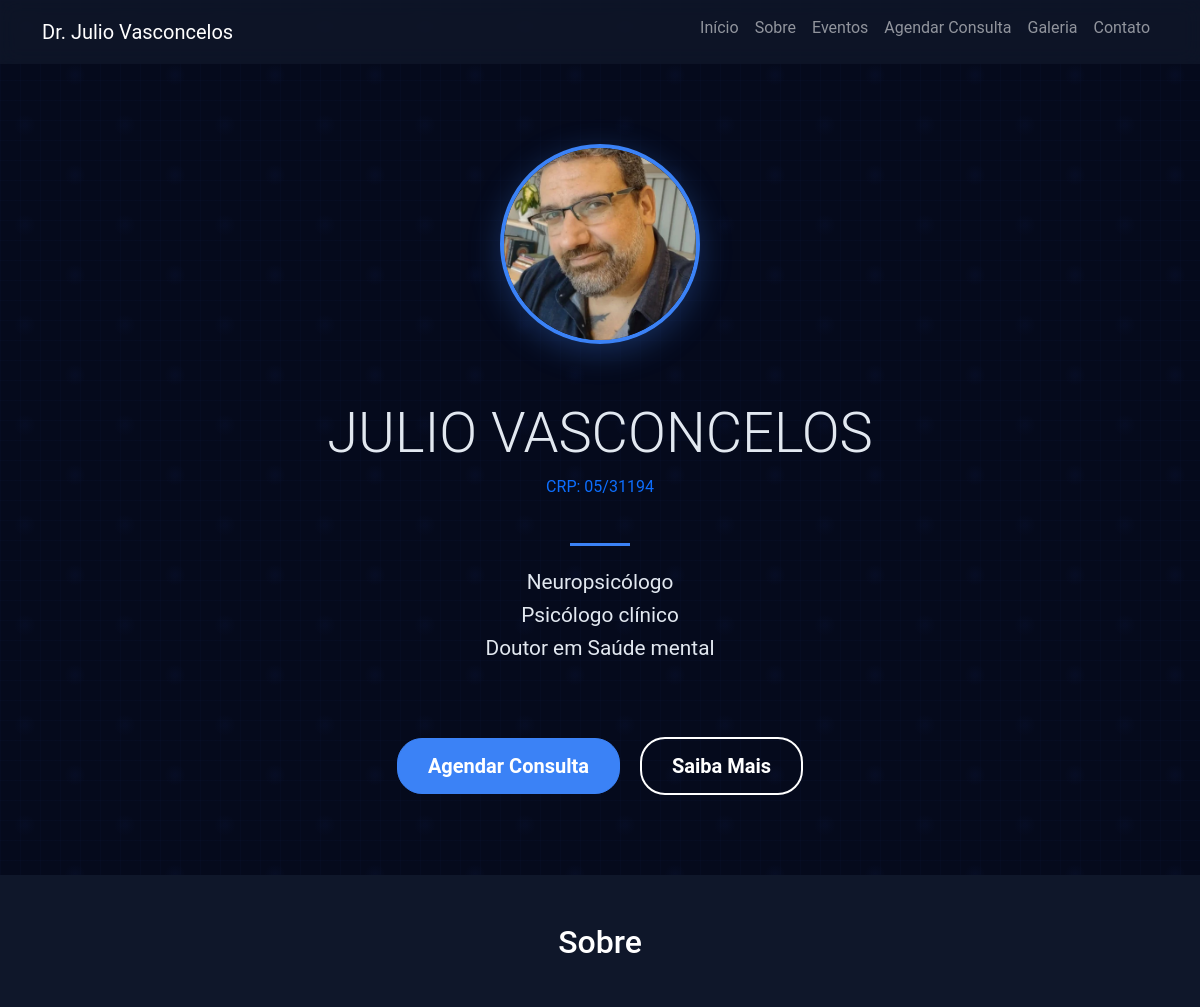
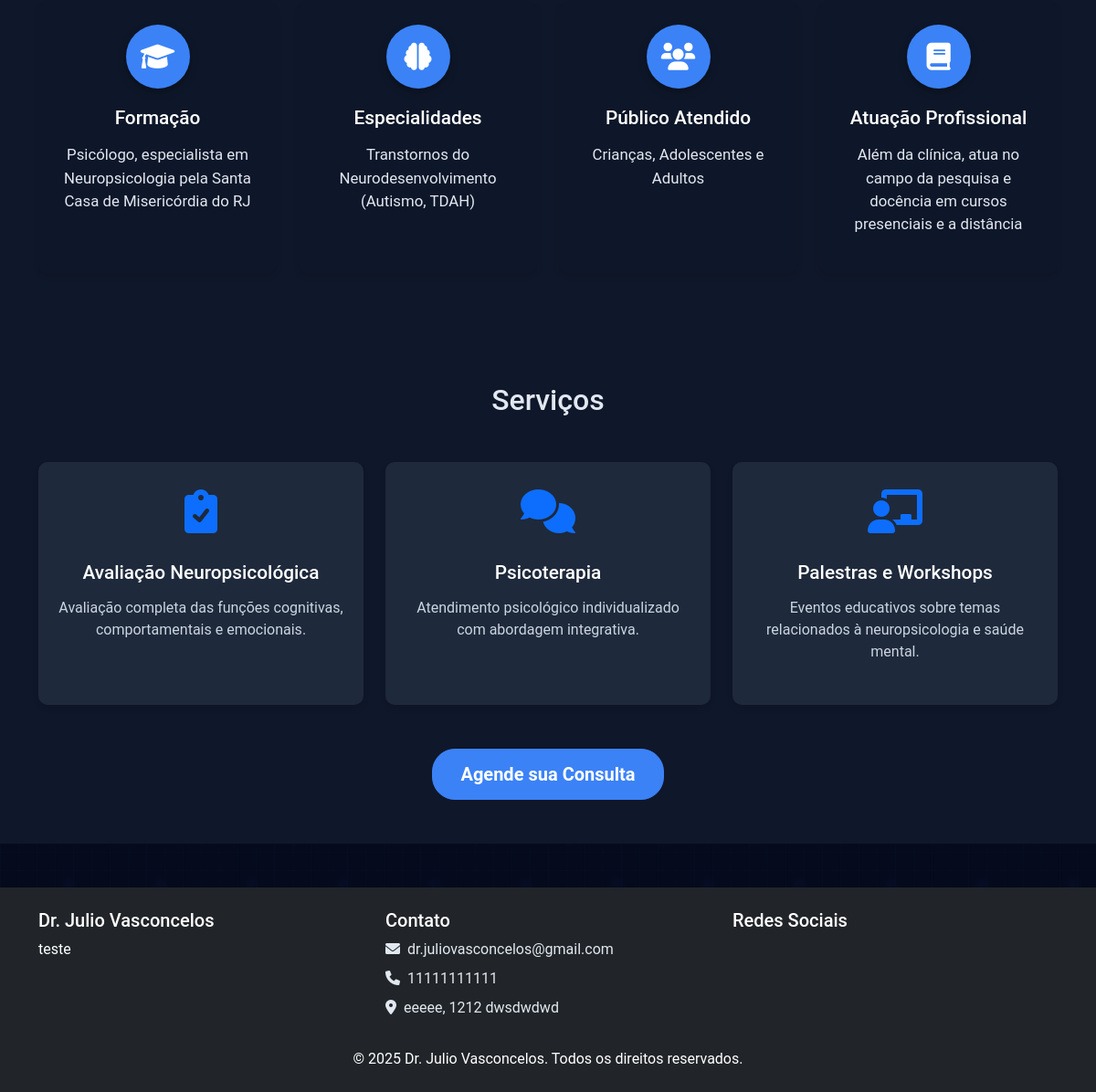
The page / on the database its author committed (2 pictures, top to bottom).
### models.py (models this page shows, shortened)
class Settings(db.Model):
    id = db.Column(db.Integer, primary_key=True)
    site_title = db.Column(db.String(100), default='Dr. Julio Vasconcelos')
    contact_email = db.Column(db.String(100))
    contact_phone = db.Column(db.String(20))
    address = db.Column(db.Text)
    about_text = db.Column(db.Text)
    academic_background = db.Column(db.Text)
    professional_experience = db.Column(db.Text)
    social_facebook = db.Column(db.String(255))
    social_instagram = db.Column(db.String(255))
    social_youtube = db.Column(db.String(255))
    about_image = db.Column(db.String(255))

### routes.py (the view)
@main_bp.route('/')
def index():
    settings = Settings.query.first()
    upcoming_events = Event.get_upcoming_events()[:3]  # Limit to 3 events
    return render_template('index.html', settings=settings, events=upcoming_events)

### models.py (called while the page is built)
    @classmethod
    def get_upcoming_events(cls):
        return cls.query.filter(
            cls.start_date >= datetime.utcnow(),
            cls.is_active == True
        ).order_by(cls.start_date).all()

### routes.py (called while the page is built)
@main_bp.context_processor
def inject_settings():
    settings = Settings.query.first()
    return dict(settings=settings or {}, current_year=datetime.now().year)

### templates/index.html (shortened to what this page needs)
{% extends "base.html" %}
{% block body_class %}dark-theme{% endblock %}
{% block content %}
<section class="hero-dark">
    <div class="container">
        <div class="row justify-content-center text-center">
            <div class="col-md-8">
                <div class="profile-container">
                    {% if settings and settings.about_image %}
                        <img src="{{ url_for('static', filename='uploads/' + settings.about_image) }}" alt="Dr. Julio Vasconcelos" class="profile-image">
                    {% else %}
                        <img src="{{ url_for('static', filename='img/profile.jpg') }}" alt="Dr. Julio Vasconcelos" class="profile-image">
                    {% endif %}
                </div>
                <h1 class="display-4 mt-4">JULIO VASCONCELOS</h1>
                <p class="text-primary">CRP: 05/31194</p>
                <div class="specialties mt-4">
                    <div class="specialty-divider"></div>
                    <h2 class="specialty-title">Neuropsicólogo</h2>
                    <h2 class="specialty-title">Psicólogo clínico</h2>
                    <h2 class="specialty-title">Doutor em Saúde mental</h2>
                </div>
                <div class="mt-5">
                    <a href="{{ url_for('main_bp.appointment') }}" class="btn btn-primary btn-lg me-3">Agendar Consulta</a>
                    <a href="{{ url_for('main_bp.about') }}" class="btn btn-outline-light btn-lg">Saiba Mais</a>
                </div>
            </div>
        </div>
    </div>
</section>
<section class="about-section py-5">
    <div class="container">
        <h2 class="text-center mb-5">Sobre</h2>
        <div class="row">
            <div class="col-md-3 mb-4">
                <div class="info-card">
                    <div class="icon-container">
                        <i class="fas fa-graduation-cap"></i>
                    </div>
                    <h3>Formação</h3>
                    <p>Psicólogo, especialista em Neuropsicologia pela Santa Casa de Misericórdia do RJ</p>
                </div>
            </div>
            <div class="col-md-3 mb-4">
                <div class="info-card">
                    <div class="icon-container">
                        <i class="fas fa-brain"></i>
                    </div>
                    <h3>Especialidades</h3>
                    <p>Transtornos do Neurodesenvolvimento (Autismo, TDAH)</p>
                </div>
            </div>
            <div class="col-md-3 mb-4">
                <div class="info-card">
                    <div class="icon-container">
                        <i class="fas fa-users"></i>
                    </div>
                    <h3>Público Atendido</h3>
                    <p>Crianças, Adolescentes e Adultos</p>
                </div>
            </div>
            <div class="col-md-3 mb-4">
                <div class="info-card">
                    <div class="icon-container">
                        <i class="fas fa-book"></i>
                    </div>
                    <h3>Atuação Profissional</h3>
                    <p>Além da clínica, atua no campo da pesquisa e docência em cursos presenciais e a distância</p>
                </div>
            </div>
        </div>
    </div>
</section>
<section class="services-section py-5">
    <div class="container">
        <h2 class="text-center mb-5">Serviços</h2>
        <div class="row">
            <div class="col-md-4 mb-4">
                <div class="card service-card h-100">
                    <div class="card-body text-center">
                        <i class="fas fa-clipboard-check fa-3x text-primary mb-3"></i>
                        <h3>Avaliação Neuropsicológica</h3>
                        <p>Avaliação completa das funções cognitivas, comportamentais e emocionais.</p>
                    </div>
                </div>
            </div>
            <div class="col-md-4 mb-4">
                <div class="card service-card h-100">
                    <div class="card-body text-center">
                        <i class="fas fa-comments fa-3x text-primary mb-3"></i>
                        <h3>Psicoterapia</h3>
                        <p>Atendimento psicológico individualizado com abordagem integrativa.</p>
                    </div>
                </div>
            </div>
            <div class="col-md-4 mb-4">
                <div class="card service-card h-100">
                    <div class="card-body text-center">
                        <i class="fas fa-chalkboard-teacher fa-3x text-primary mb-3"></i>
                        <h3>Palestras e Workshops</h3>
                        <p>Eventos educativos sobre temas relacionados à neuropsicologia e saúde mental.</p>
                    </div>
                </div>
            </div>
        </div>
        <div class="text-center mt-4">
            <a href="{{ url_for('main_bp.appointment') }}" class="btn btn-primary btn-lg">Agende sua Consulta</a>
        </div>
    </div>
</section>
{% endblock %}

### templates/base.html (shortened to what this page needs)
<!DOCTYPE html>
<html lang="pt-BR">
<head>
    <link href="https://cdn.jsdelivr.net/npm/bootstrap@5.3.0/dist/css/bootstrap.min.css" rel="stylesheet">
    <link rel="stylesheet" href="https://cdnjs.cloudflare.com/ajax/libs/font-awesome/6.0.0/css/all.min.css">
    <link rel="stylesheet" href="{{ url_for('static', filename='css/style.css') }}">
    <link rel="stylesheet" href="{{ url_for('static', filename='css/dark-theme.css') }}">
</head>
<body class="{% block body_class %}{% endblock %}">
    <nav class="navbar navbar-expand-lg navbar-dark">
        <div class="container">
            <a class="navbar-brand" href="{{ url_for('main_bp.index') }}">
                {% if settings %}{{ settings.site_title }}{% else %}Dr. Julio Vasconcelos{% endif %}
            </a>
            <div class="collapse navbar-collapse" id="navbarNav">
                <ul class="navbar-nav ms-auto">
                    <li class="nav-item">
                        <a class="nav-link" href="{{ url_for('main_bp.index') }}">Início</a>
                    </li>
                    <li class="nav-item">
                        <a class="nav-link" href="{{ url_for('main_bp.about') }}">Sobre</a>
                    </li>
                    <li class="nav-item">
                        <a class="nav-link" href="{{ url_for('main_bp.events') }}">Eventos</a>
                    </li>
                    <li class="nav-item">
                        <a class="nav-link" href="{{ url_for('main_bp.appointment') }}">Agendar Consulta</a>
                    </li>
                    <li class="nav-item">
                        <a class="nav-link" href="{{ url_for('main_bp.gallery') }}">Galeria</a>
                    </li>
                    <li class="nav-item">
                        <a class="nav-link" href="{{ url_for('main_bp.contact') }}">Contato</a>
                    </li>
                </ul>
            </div>
        </div>
    </nav>
    <main>
        {% block content %}{% endblock %}
    </main>
    <footer class="bg-dark text-white py-4 mt-5">
        <div class="container">
            <div class="row">
                <div class="col-md-4">
                    <h5>Dr. Julio Vasconcelos</h5>
                    <p>{% if settings %}{{ settings.about_text|truncate(100) }}{% endif %}</p>
                </div>
                <div class="col-md-4">
                    <h5>Contato</h5>
                    <ul class="list-unstyled">
                        {% if settings %}
                            <li><i class="fas fa-envelope me-2"></i>{{ settings.contact_email }}</li>
                            <li><i class="fas fa-phone me-2"></i>{{ settings.contact_phone }}</li>
                            <li><i class="fas fa-map-marker-alt me-2"></i>{{ settings.address }}</li>
                        {% endif %}
                    </ul>
                </div>
                <div class="col-md-4">
                    <h5>Redes Sociais</h5>
                </div>
            </div>
            <div class="row mt-3">
                <div class="col-12 text-center">
                    <p class="mb-0">&copy; {{ current_year }} Dr. Julio Vasconcelos. Todos os direitos reservados.</p>
                </div>
            </div>
        </div>
    </footer>
</body>
</html>

### static/css/style.css (style rules this page uses)
body { font-family: "Roboto", sans-serif; color: #333; background-color: #f8f9fa; }
.card { border: none; border-radius: 10px; box-shadow: 0 4px 6px rgba(0, 0, 0, 0.1); transition: transform 0.3s, box-shadow 0.3s; overflow: hidden; }
.service-card .card-body { padding: 25px; }
.service-card i { transition: transform 0.3s; }
.btn { border-radius: 5px; padding: 8px 20px; transition: all 0.3s; }
.btn-primary { background-color: #0d6efd; border-color: #0d6efd; }
footer { background: linear-gradient(135deg, #343a40, #212529); }

### static/css/dark-theme.css (style rules this page uses)
body.dark-theme { background-color: #050a1c; color: #e2e8f0; background-image: radial-gradient(circle at 25% 25%, rgba(30, 60, 180, 0.05) 1%, transparent 10%), radial-gradient(circle at 75% 75%, rgba(30, 60, 180, 0.05) 1%, transparent 10%), linear-gradient(rgba(20, 30, 80, 0.1) 1px, transparent 1px), linear-gradient(90deg, rgba(20, 30, 80, 0.1) 1px, transparent 1px); background-size: 100px 100px, 100px 100px, 20px 20px, 20px 20px; }
.hero-dark { padding: 80px 0; min-height: 100vh; display: flex; align-items: center; }
.profile-container { position: relative; display: inline-block; margin-bottom: 2rem; }
.profile-image { width: 200px; height: 200px; border-radius: 50%; object-fit: cover; border: 4px solid #3b82f6; box-shadow: 0 8px 32px rgba(59, 130, 246, 0.3); }
.specialties { margin: 2rem 0; position: relative; padding: 20px 0; }
.specialty-divider { width: 60px; height: 3px; background: #3b82f6; margin: 0 auto 1.5rem; position: relative; left: auto; top: auto; bottom: auto; transform: none; }
.specialty-title { font-size: 1.3rem; color: #e2e8f0; margin-bottom: 0.5rem; font-weight: 400; }
.info-card { background-color: rgba(15, 23, 42, 0.7); border-radius: 10px; padding: 25px 15px; text-align: center; height: 100%; transition: transform 0.3s, box-shadow 0.3s; box-shadow: 0 4px 6px rgba(0, 0, 0, 0.1); }
.icon-container { width: 70px; height: 70px; margin: 0 auto 20px; background-color: #3b82f6; border-radius: 50%; display: flex; align-items: center; justify-content: center; box-shadow: 0 4px 10px rgba(0, 0, 0, 0.3); }
.icon-container i { font-size: 30px; color: white; }
.info-card h3 { margin-bottom: 15px; font-size: 1.3rem; color: #ffffff; }
.info-card p { color: #cbd5e1; font-size: 0.9rem; }
.about-section, .services-section, .events-section { background-color: #0f172a; }
.about-section h1, .about-section h2, .about-section h3 { color: #ffffff; }
.about-section p, .about-section li, .about-section .text-content { color: #e2e8f0; font-size: 1.05rem; }
.dark-theme .service-card { background-color: #1e293b; border: none; border-radius: 10px; transition: transform 0.3s, box-shadow 0.3s; }
.dark-theme .service-card .card-body { padding: 30px 20px; }
.dark-theme .service-card h3 { margin: 15px 0; font-size: 1.3rem; color: white; }
.dark-theme .service-card p { color: #cbd5e1; }
.dark-theme ul, .dark-theme ol { color: #e2e8f0; }
.dark-theme ul li, .dark-theme ol li { margin-bottom: 8px; }
.dark-theme .btn-primary { background-color: #3b82f6; border-color: #3b82f6; padding: 12px 30px; border-radius: 25px; font-weight: 600; transition: all 0.3s ease; }
.dark-theme .btn-outline-light { border: 2px solid #ffffff; color: #ffffff; background: transparent; padding: 12px 30px; border-radius: 25px; font-weight: 600; transition: all 0.3s ease; }
.dark-theme .navbar { background-color: rgba(15, 23, 42, 0.8) !important; backdrop-filter: blur(10px); }
.dark-theme footer { background: #0f172a; }

### rows shown on the page
Settings: site_title "Dr. Julio Vasconcelos", about_image (picture), about_text "teste", contact_email "dr.juliovasconcelos@gmail.com", contact_phone "11111111111", address "eeeee, 1212 dwsdwdwd"
